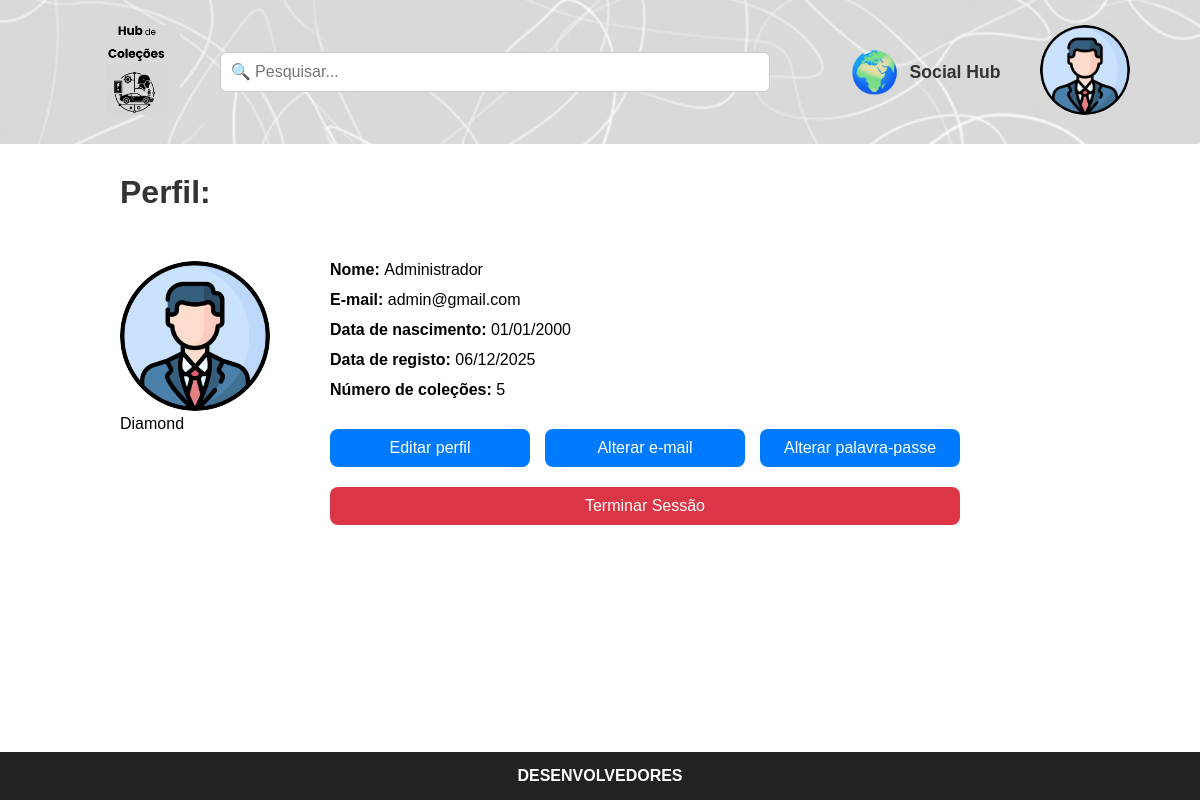
/Teamwork/public_html/perfil.php (signed in), run on the app's committed database.
### tables this page shows
CREATE TABLE users (
    id INT AUTO_INCREMENT PRIMARY KEY,
    email VARCHAR(100) NOT NULL UNIQUE,
    password VARCHAR(255) NOT NULL,
    name VARCHAR(100) NOT NULL,
    birthdate DATE,
    photo_path VARCHAR(255) DEFAULT 'images/profile.png',
    created_at TIMESTAMP DEFAULT CURRENT_TIMESTAMP
);

### Teamwork/public_html/php/get_profile_pic.php (called while the page is built, shortened)
<?php
require_once 'db.php';
if (isset($_SESSION['user_id'])) {
    $uid_pic = $_SESSION['user_id'];
    $stmt_pic = $conn->prepare("SELECT photo_path FROM users WHERE id = ?");
    $stmt_pic->bind_param("i", $uid_pic);
    if ($stmt_pic->execute()) {
        $res_pic = $stmt_pic->get_result();
        if ($row_pic = $res_pic->fetch_assoc()) {
            if (!empty($row_pic['photo_path'])) {
                $user_photo = $row_pic['photo_path'];
            }
        }
    }
}
?>

### Teamwork/public_html/perfil.php (the view, shortened to what this page needs)
<?php
require_once 'php/db.php';
require_once 'php/get_profile_pic.php';
$user_id = $_SESSION['user_id'];
$stmt = $conn->prepare("
    SELECT name, email, birthdate, created_at
    FROM users
    WHERE id = ?
");
$stmt->bind_param("i", $user_id);
$stmt->execute();
$user_data = $stmt->get_result()->fetch_assoc();
$birthdate_formatted = '';
$register_date_formatted = '';
if (!empty($user_data['birthdate'])) {
    $birthdate_formatted = (new DateTime($user_data['birthdate']))->format('d/m/Y');
}
if (!empty($user_data['created_at'])) {
    $register_date_formatted = (new DateTime($user_data['created_at']))->format('d/m/Y');
}
$stmt2 = $conn->prepare("SELECT COUNT(*) AS total FROM collections WHERE user_id = ?");
$stmt2->bind_param("i", $user_id);
$stmt2->execute();
$rowCount = $stmt2->get_result()->fetch_assoc();
$total_collections = (int) $rowCount['total'];
$badge_class = null;
$badge_label = null;
if ($total_collections >= 1 && $total_collections <= 2) {
    $badge_class = 'badge-silver';
    $badge_label = 'Silver';
} elseif ($total_collections >= 3 && $total_collections <= 4) {
    $badge_class = 'badge-gold';
    $badge_label = 'Gold';
} elseif ($total_collections >= 5) {
    $badge_class = 'badge-diamond';
    $badge_label = 'Diamond';
}
?>
<!DOCTYPE html>
<html lang="pt">
<head>
    <link rel="stylesheet" href="css/style.css?v=3">
</head>
<body>
    <header class="top-bar-home">
        <div class="logo">
            <a href="homepage.php"><img src="images/logo.png" alt="Logo"></a>
        </div>
        <div class="search-bar">
    <div class="search-input-wrapper">
        <input type="text" id="live-search-input" placeholder="🔍 Pesquisar..." autocomplete="off">
    </div>
    <a href="social.php" class="social-hub-btn">
        <span class="social-hub-icon">🌍</span>
        <span class="social-hub-text">Social Hub</span>
    </a>
</div>
        <div class="user-icon">
            <a href="perfil.php">
                <img src="<?php echo htmlspecialchars($user_photo); ?>" alt="Perfil" height="90" style="border-radius: 50%; object-fit: cover; width: 90px;">
            </a>
        </div>
    </header>
    <main class="perfil-content">
        <h1>Perfil:</h1>
        <div class="main-content">
            <div class="perfil-container">
                <div class="perfil-img">
                    <img
                        id="profile-img"
                        src="<?= htmlspecialchars($user_photo ?? 'images/profile.png') ?>"
                        alt="Foto do usuário"
                        width="150"
                        height="150"
                        style="border-radius:50%; object-fit:cover;"
                    >
                    <?php if ($badge_class && $badge_label): ?>
                        <div class="user-badge <?= $badge_class ?>">
                            <?= htmlspecialchars($badge_label) ?>
                        </div>
                    <?php endif; ?>
                </div>
                <div class="perfil-info">
                    <p><strong>Nome: </strong><?= htmlspecialchars($user_data['name']) ?></p>
                    <p><strong>E-mail: </strong><?= htmlspecialchars($user_data['email']) ?></p>
                    <p><strong>Data de nascimento: </strong><?= htmlspecialchars($birthdate_formatted) ?></p>
                    <p><strong>Data de registo: </strong><?= htmlspecialchars($register_date_formatted) ?></p>
                    <p><strong>Número de coleções: </strong><?= $total_collections ?></p>
                    <div class="perfil-buttons">
                        <button onclick="window.location.href='editar_perfil.php'" class="btn-primary">Editar perfil</button>
                        <button onclick="window.location.href='mudar_mail.php'" class="btn-primary">Alterar e-mail</button>
                        <button onclick="window.location.href='mudar_pass.php'" class="btn-primary">Alterar palavra-passe</button>
                    </div>
                    <button class="btn-danger" onclick="window.location.href='login.php'">
                        Terminar Sessão
                    </button>
                </div>
            </div>
        </div>
    </main>
    <footer class="bottom-bar">
        <a href="desenvolvedores.php">DESENVOLVEDORES</a>
    </footer>
</body>
</html>

### Teamwork/public_html/css/style.css (style rules this page uses)
* { margin: 0; padding: 0; box-sizing: border-box; font-family: Arial, Helvetica, sans-serif; }
.logo img { height: 90px; }
input { padding: 10px; border: 1px solid #ccc; border-radius: 6px; font-size: 16px; }
.btn-primary { background-color: #007bff; color: white; border: none; padding: 12px; border-radius: 8px; font-size: 16px; cursor: pointer; margin-top: 10px; }
.social-hub-btn { text-decoration: none; color: #333; font-weight: bold; display: flex; align-items: center; gap: 10px; margin-left: 80px; white-space: nowrap; transition: transform 0.2s ease, color 0.2s ease; }
.social-hub-icon { font-size: 2.5em; line-height: 1; }
.social-hub-text { font-size: 1.1em; }
.bottom-bar { width: 100%; background-color: #222; color: white; text-align: center; padding: 15px; position: fixed; bottom: 0; left: 0; }
.bottom-bar a { color: white; text-decoration: none; font-weight: bold; }
.top-bar-home { display: flex; align-items: center; justify-content: space-between; padding: 25px 70px; background-image: url("../images/backgroundtest.png"); background-size: cover; background-position: center; background-repeat: no-repeat; }
.top-bar-home .logo img { height: 90px; margin-left: 20px; }
.top-bar-home .search-bar { flex: 1; display: flex; justify-content: center; align-items: center; position: relative; }
.top-bar-home .search-bar input { width: 100%; padding: 10px; border-radius: 6px; border: 1px solid #ccc; font-size: 16px; }
.top-bar-home .user-icon img { height: 90px; cursor: pointer; }
.main-content { display: flex; max-width: 1200px; margin: 30px auto 50px auto; gap: 20px; }
.perfil-content { max-width: 1000px; margin: 30px auto 50px auto; padding: 0 20px; }
.perfil-content h1 { margin-bottom: 50px; color: #333; text-align: left; }
.perfil-container { display: flex; align-items: flex-start; gap: 60px; flex-wrap: wrap; }
.perfil-img img { border-radius: 10px; object-fit: cover; }
.perfil-info p { margin-bottom: 12px; font-size: 16px; }
.perfil-buttons { display: flex; flex-direction: row; gap: 15px; margin-top: 20px; }
.perfil-buttons .btn-primary { width: 200px; padding: 10px 15px; }
.btn-danger { background-color: #dc3545; color: white; border: none; padding: 10px 15px; border-radius: 8px; font-size: 16px; cursor: pointer; margin-top: 20px; width: 100%; display: block; }
.top-bar-home .search-bar { position: relative; }
.search-input-wrapper { position: relative; width: 550px; }

### data on the page
users: photo_path (picture), name "Administrador", email "admin@gmail.com", birthdate "01/01/2000", created_at "06/12/2025"

### other printed values
$badge_label "Diamond"
$total_collections "5"
